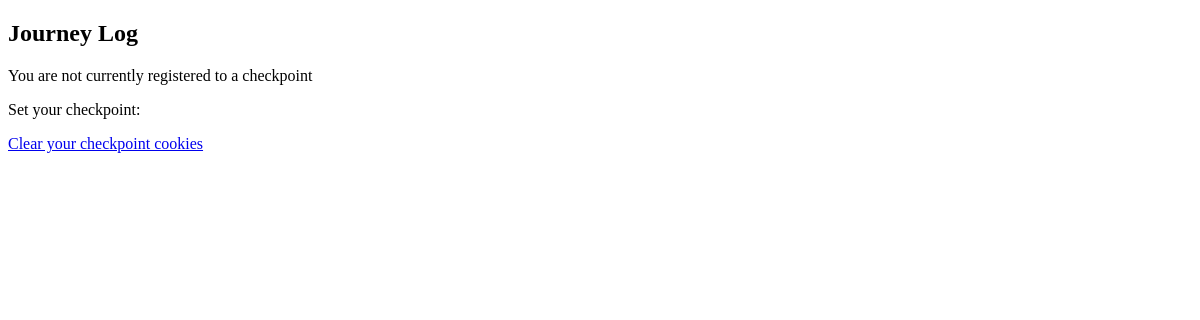
Before: /_cidindex.php with the older database file.
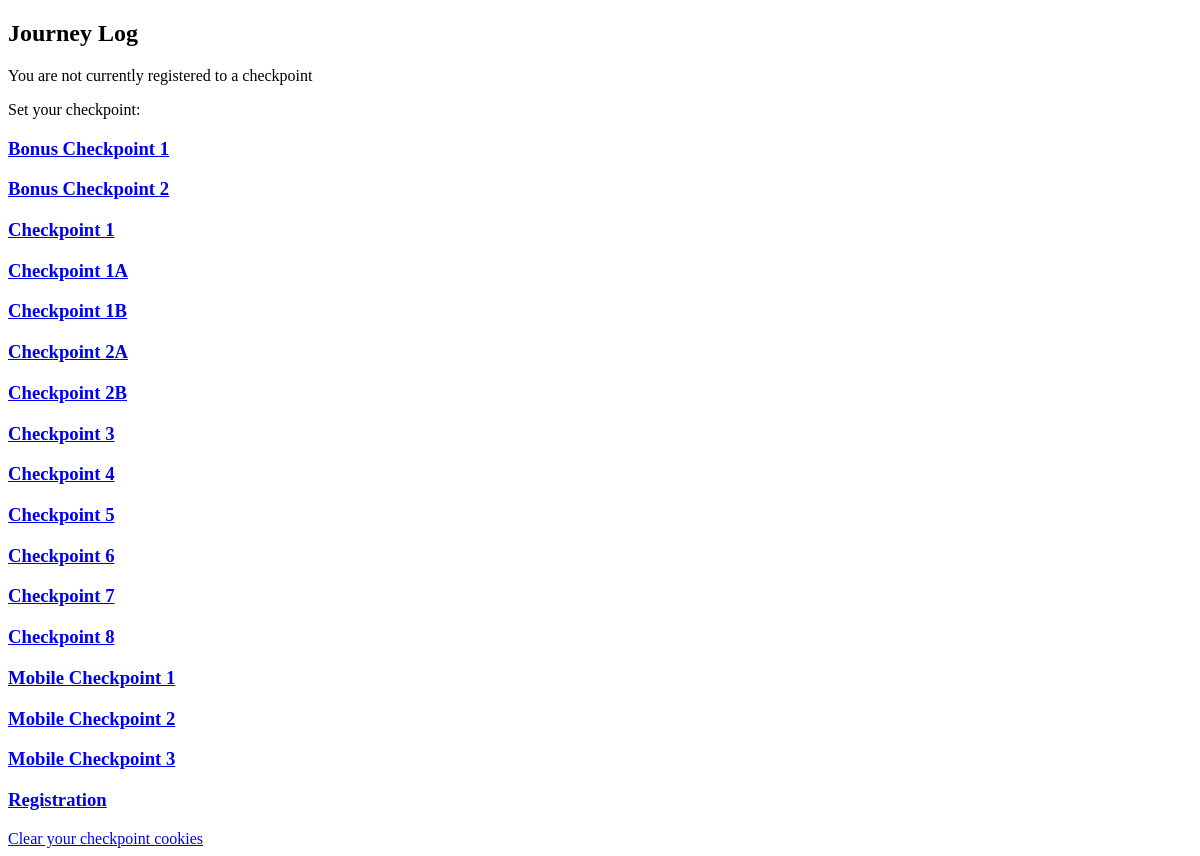
After: the same page with the newer database file.
### tables this page shows
CREATE TABLE IF NOT EXISTS `checkpoints` (
  `checkpoint_id` tinyint(3) unsigned NOT NULL,
  `checkpoint_name` varchar(255) NOT NULL,
  `checkpoint_loc_lat` decimal(10,0) DEFAULT NULL,
  `checkpoint_loc_long` decimal(10,0) DEFAULT NULL,
  PRIMARY KEY (`checkpoint_id`)
);

### www/functions.php (called while the page is built, shortened)
<?
function connectdb($reg_mysql=false) {
    if ($reg_mysql) {
    	$link = mysql_connect(DB_SERVER, DB_LOGIN, DB_PASSWD);
    	return $link;
    } else {
    	$mysqli = new mysqli(DB_SERVER,DB_LOGIN,DB_PASSWD, DB_NAME)
    		or die("Could not connect");
		return $mysqli;
	}
}
function get_all_checkpoint_ids() {
	$mysqli = connectdb();
	$result = $mysqli->query("SELECT checkpoint_id from ".CHECKPOINTS_TBL." WHERE 1 ORDER BY checkpoint_name");
	while ($row = $result->fetch_object()) {
		$return_array[] = $row->checkpoint_id;
	}
	return $return_array;
}
function get_checkpoint_name($cid) {
	$query = "SELECT checkpoint_name FROM ".CHECKPOINTS_TBL." WHERE checkpoint_id = ".$cid;
	$result = mysql_query($query);
	$row = mysql_fetch_array($result);
	return $row[0];
}

### www/_cidindex.php (the view, shortened to what this page needs)
<!DOCTYPE html PUBLIC "-//W3C//DTD HTML 4.01//EN"
   "http://www.w3.org/TR/html4/strict.dtd">
<?php
include('functions.php');
?>
<html lang="en">
<head>
</head>
<body>
<h2>Journey Log</h2>
<? if (isset($cid)) { ?>
<p>You are currently registered to: <?php print get_checkpoint_name($cid); ?></p>
<? } else { ?>
<p>You are not currently registered to a checkpoint</p>
<? } ?>
<p>Set your checkpoint:</p>
<p>
<?
	$all_checkpoints = get_all_checkpoint_ids();
	foreach ($all_checkpoints as $checkpoint_id) {
		print '<h3><a href="_setcid.php?cid='.$checkpoint_id.'">'.get_checkpoint_name($checkpoint_id).'</a></h3>';
	}
?>
</p>
<a href="setcid.php?cid=9999">Clear your checkpoint cookies</a>
</body>
</html>

Changed rows visible on the page:
added checkpoints: checkpoint_name "Bonus Checkpoint 1"
added checkpoints: checkpoint_name "Bonus Checkpoint 2"
added checkpoints: checkpoint_name "Checkpoint 1"
added checkpoints: checkpoint_name "Checkpoint 1A"
added checkpoints: checkpoint_name "Checkpoint 1B"
added checkpoints: checkpoint_name "Checkpoint 2A"
added checkpoints: checkpoint_name "Checkpoint 2B"
added checkpoints: checkpoint_name "Checkpoint 3"
added checkpoints: checkpoint_name "Checkpoint 4"
added checkpoints: checkpoint_name "Checkpoint 5"
added checkpoints: checkpoint_name "Checkpoint 6"
added checkpoints: checkpoint_name "Checkpoint 7"
added checkpoints: checkpoint_name "Checkpoint 8"
added checkpoints: checkpoint_name "Mobile Checkpoint 1"
added checkpoints: checkpoint_name "Mobile Checkpoint 2"
added checkpoints: checkpoint_name "Mobile Checkpoint 3"
added checkpoints: checkpoint_name "Registration"
